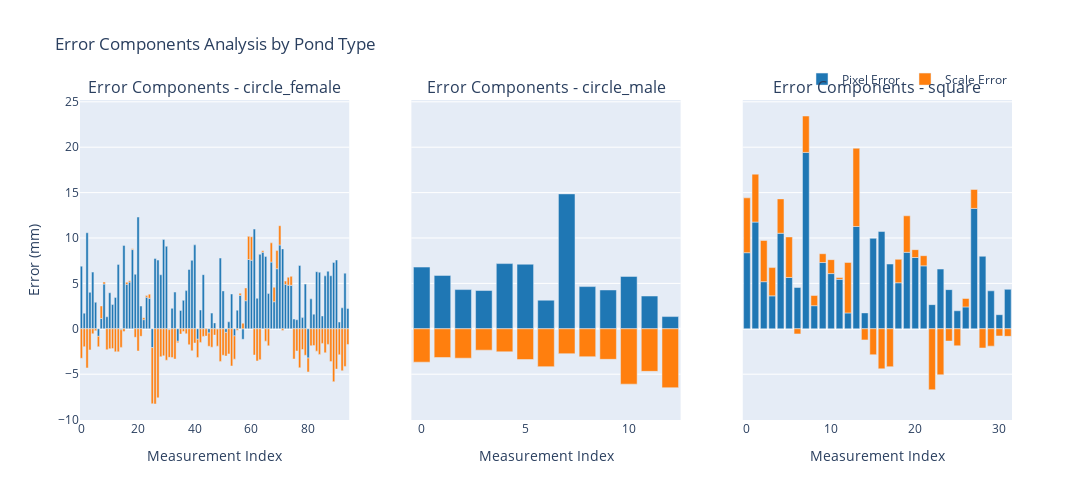

The code cell stored with this chart in its notebook:
### Code cell
# Create plotly subplots for error components bar plots
pond_types = df['Pond_Type'].unique()
n_pond_types = len(pond_types)

# Prepare data for all pond types
pond_data = {}
for pond_type in pond_types:
    df_pond = df[df['Pond_Type'] == pond_type].copy()
    df_pond = df_pond.reset_index(drop=True)
    
    # Calculate error components in mm
    mm_per_px_gt = 10 / df_pond['mean_scale']
    mm_per_px_pred = 10 / df_pond['pred_scale']
    df_pond['pixel_error_mm'] = (df_pond['mean_pixels'] - df_pond['pred_Distance_pixels']) * mm_per_px_gt
    df_pond['scale_error_mm'] = df_pond['mean_pixels'] * (mm_per_px_gt - mm_per_px_pred)
    
    pond_data[pond_type] = df_pond

# Create plotly subplots for error components bar plots
fig_bar = make_subplots(
    rows=1, cols=n_pond_types,
    subplot_titles=[f'Error Components - {pond_type}' for pond_type in pond_types],
    shared_yaxes=True
)

for i, pond_type in enumerate(pond_types):
    df_pond = pond_data[pond_type]
    
    # Add Pixel Error bars
    fig_bar.add_trace(
        go.Bar(
            name='Pixel Error' if i == 0 else '',  # Only show legend for first subplot
            x=df_pond.index,
            y=df_pond['pixel_error_mm'],
            marker_color='#1f77b4',
            showlegend=(i == 0),  # Only show legend for first subplot
            hovertemplate="Image: %{customdata[0]}<br>" +
                         "Prawn ID: %{customdata[1]}<br>" +
                         "Pixel Error: %{y:.2f}mm<extra></extra>",
            customdata=list(zip(df_pond['Label'], df_pond['PrawnID']))
        ),
        row=1, col=i+1
    )
    
    # Add Scale Error bars
    fig_bar.add_trace(
        go.Bar(
            name='Scale Error' if i == 0 else '',  # Only show legend for first subplot
            x=df_pond.index,
            y=df_pond['scale_error_mm'],
            marker_color='#ff7f0e',
            showlegend=(i == 0),  # Only show legend for first subplot
            hovertemplate="Image: %{customdata[0]}<br>" +
                         "Prawn ID: %{customdata[1]}<br>" +
                         "Scale Error: %{y:.2f}mm<extra></extra>",
            customdata=list(zip(df_pond['Label'], df_pond['PrawnID']))
        ),
        row=1, col=i+1
    )

# Update layout
fig_bar.update_layout(
    title='Error Components Analysis by Pond Type',
    barmode='relative',  # Shows stacked bars
    height=500,
    width=1200,
    showlegend=True,
    legend=dict(
        orientation="h",
        yanchor="bottom",
        y=1.02,
        xanchor="right",
        x=1
    )
)

# Update axes
for i in range(n_pond_types):
    fig_bar.update_xaxes(title_text="Measurement Index", row=1, col=i+1)
    if i == 0:  # Only show y-axis title for first subplot
        fig_bar.update_yaxes(title_text="Error (mm)", row=1, col=i+1)

fig_bar.show()

### Figure 1 — Plotly figure (JSON) as saved in the notebook; plotly's stock layout.template omitted (floating-point values rounded to 4 significant figures; data arrays with more than 128 entries replaced by an {"elided": "..."} marker saying what was removed)
{"data": [{"customdata": {"elided": "95x2 str values"}, "hovertemplate": "Image: %{customdata[0]}<br>Prawn ID: %{customdata[1]}<br>Pixel Error: %{y:.2f}mm<extra></extra>", "marker": {"color": "#1f77b4"}, "name": "Pixel Error", "showlegend": true, "type": "bar", "x": [0, 1, 2, 3, 4, 5, 6, 7, 8, 9, 10, 11, 12, 13, 14, 15, 16, 17, 18, 19, 20, 21, 22, 23, 24, 25, 26, 27, 28, 29, 30, 31, 32, 33, 34, 35, 36, 37, 38, 39, 40, 41, 42, 43, 44, 45, 46, 47, 48, 49, 50, 51, 52, 53, 54, 55, 56, 57, 58, 59, 60, 61, 62, 63, 64, 65, 66, 67, 68, 69, 70, 71, 72, 73, 74, 75, 76, 77, 78, 79, 80, 81, 82, 83, 84, 85, 86, 87, 88, 89, 90, 91, 92, 93, 94], "xaxis": "x", "y": [6.9, 1.722, 10.58, 4.014, 6.243, 2.919, -0.8316, 1.135, 4.932, 1.325, 3.972, 2.673, 3.457, 7.093, -0.1049, 9.183, 4.902, 5.147, 8.724, 5.997, 12.31, 2.508, 1.008, 3.483, 3.357, -2.075, 7.75, 7.566, 5.949, 9.829, 9.082, -0.09302, 2.252, 4.048, -1.377, 2.022, 3.134, 4.204, 6.53, 7.54, 9.244, -1.153, 2.072, 5.965, 0.06456, -0.4668, 1.727, 0.6503, -0.03547, 7.788, 4.176, -0.3959, 0.7669, 3.832, -0.7805, 2.052, 3.684, -1.156, 3.094, 7.632, 7.556, 10.98, 3.359, 8.204, 8.432, 7.968, 3.883, 7.349, 2.982, 6.619, 9.231, 8.802, 4.902, 4.801, 4.784, 1.078, 0.9997, 6.972, 1.233, 4.925, -3.223, 3.299, 1.611, 6.292, 6.231, 1.41, 5.83, 6.342, 5.844, 7.313, 7.575, 0.7457, 2.312, 6.131, 2.233], "yaxis": "y"}, {"customdata": {"elided": "95x2 str values"}, "hovertemplate": "Image: %{customdata[0]}<br>Prawn ID: %{customdata[1]}<br>Scale Error: %{y:.2f}mm<extra></extra>", "marker": {"color": "#ff7f0e"}, "name": "Scale Error", "showlegend": true, "type": "bar", "x": [0, 1, 2, 3, 4, 5, 6, 7, 8, 9, 10, 11, 12, 13, 14, 15, 16, 17, 18, 19, 20, 21, 22, 23, 24, 25, 26, 27, 28, 29, 30, 31, 32, 33, 34, 35, 36, 37, 38, 39, 40, 41, 42, 43, 44, 45, 46, 47, 48, 49, 50, 51, 52, 53, 54, 55, 56, 57, 58, 59, 60, 61, 62, 63, 64, 65, 66, 67, 68, 69, 70, 71, 72, 73, 74, 75, 76, 77, 78, 79, 80, 81, 82, 83, 84, 85, 86, 87, 88, 89, 90, 91, 92, 93, 94], "xaxis": "x", "y": [-3.248, -1.964, -4.309, -2.323, -0.5517, -0.2032, -1.14, 1.382, 0.2241, -2.301, -2.192, -2.177, -2.537, -2.54, -1.943, -0.3108, 0.2304, 0.1515, 0.09452, -0.9367, -2.449, -0.8298, 0.2211, 0.1807, 0.4588, -6.182, -8.283, -7.606, -3.075, -2.982, -3.458, -3.054, -3.161, -3.339, -0.1471, -0.5834, -0.3042, -0.5446, -1.75, -2.429, -1.57, -2.002, -1.498, -0.8409, -0.8042, -1.456, -2.028, -0.6959, -1.875, -3.595, -2.916, -2.609, -2.767, -4.091, -2.561, -0.1471, 0.2353, 0.613, 1.409, 2.549, 2.579, -2.889, -3.54, -3.397, 0.1613, -1.36, -1.875, 2.117, 1.586, 1.994, 2.124, -0.1815, 0.3509, 0.8695, 0.9907, -3.33, -2.452, -4.293, -2.281, -2.913, -1.526, -1.872, -1.844, -2.46, -2.82, -1.611, -2.643, -1.719, -3.612, -5.823, -4.439, -2.861, -4.628, -4.147, -1.726], "yaxis": "y"}, {"customdata": [["carapace:undistorted_GX010089_11_236.jpg_gamma", "Prawn_0"], ["carapace:undistorted_GX010089_11_236.jpg_gamma", "Prawn_1"], ["carapace:undistorted_GX010089_11_236.jpg_gamma", "Prawn_2"], ["carapace:undistorted_GX010091_5_149.jpg_gamma", "Prawn_0"], ["carapace:undistorted_GX010091_5_149.jpg_gamma", "Prawn_1"], ["carapace:undistorted_GX010091_5_149.jpg_gamma", "Prawn_2"], ["carapace:undistorted_GX010102_9_165.jpg_gamma", "Prawn_0"], ["carapace:undistorted_GX010102_9_165.jpg_gamma", "Prawn_2"], ["carapace:undistorted_GX010102_9_165.jpg_gamma", "Prawn_3"], ["carapace:undistorted_GX010102_9_165.jpg_gamma", "Prawn_4"], ["carapace:undistorted_GX010102_50_1396.jpg_gamma", "Prawn_0"], ["carapace:undistorted_GX010105_28_816.jpg_gamma", "Prawn_0"], ["carapace:undistorted_GX010105_28_816.jpg_gamma", "Prawn_1"]], "hovertemplate": "Image: %{customdata[0]}<br>Prawn ID: %{customdata[1]}<br>Pixel Error: %{y:.2f}mm<extra></extra>", "marker": {"color": "#1f77b4"}, "name": "", "showlegend": false, "type": "bar", "x": [0, 1, 2, 3, 4, 5, 6, 7, 8, 9, 10, 11, 12], "xaxis": "x2", "y": [6.797, 5.879, 4.318, 4.215, 7.183, 7.113, 3.15, 14.86, 4.649, 4.277, 5.769, 3.61, 1.346], "yaxis": "y2"}, {"customdata": [["carapace:undistorted_GX010089_11_236.jpg_gamma", "Prawn_0"], ["carapace:undistorted_GX010089_11_236.jpg_gamma", "Prawn_1"], ["carapace:undistorted_GX010089_11_236.jpg_gamma", "Prawn_2"], ["carapace:undistorted_GX010091_5_149.jpg_gamma", "Prawn_0"], ["carapace:undistorted_GX010091_5_149.jpg_gamma", "Prawn_1"], ["carapace:undistorted_GX010091_5_149.jpg_gamma", "Prawn_2"], ["carapace:undistorted_GX010102_9_165.jpg_gamma", "Prawn_0"], ["carapace:undistorted_GX010102_9_165.jpg_gamma", "Prawn_2"], ["carapace:undistorted_GX010102_9_165.jpg_gamma", "Prawn_3"], ["carapace:undistorted_GX010102_9_165.jpg_gamma", "Prawn_4"], ["carapace:undistorted_GX010102_50_1396.jpg_gamma", "Prawn_0"], ["carapace:undistorted_GX010105_28_816.jpg_gamma", "Prawn_0"], ["carapace:undistorted_GX010105_28_816.jpg_gamma", "Prawn_1"]], "hovertemplate": "Image: %{customdata[0]}<br>Prawn ID: %{customdata[1]}<br>Scale Error: %{y:.2f}mm<extra></extra>", "marker": {"color": "#ff7f0e"}, "name": "", "showlegend": false, "type": "bar", "x": [0, 1, 2, 3, 4, 5, 6, 7, 8, 9, 10, 11, 12], "xaxis": "x2", "y": [-3.674, -3.162, -3.237, -2.354, -2.532, -3.382, -4.167, -2.738, -3.074, -3.364, -6.095, -4.688, -6.487], "yaxis": "y2"}, {"customdata": [["carapace:undistorted_GX010152_36_378.jpg_gamma", "Prawn_1"], ["carapace:undistorted_GX010152_36_378.jpg_gamma", "Prawn_2"], ["carapace:undistorted_GX010157_68_883", "Prawn_0"], ["carapace:undistorted_GX010157_160_2259", "Prawn_0"], ["carapace:undistorted_GX010157_174_2582.jpg_gamma", "Prawn_0"], ["carapace:undistorted_GX010157_177_2665.jpg_gamma", "Prawn_0"], ["carapace:undistorted_GX010161_54_676.jpg_gamma.jpg_gamma", "Prawn_0"], ["carapace:undistorted_GX010161_136_2267.jpg_gamma.jpg_gamma", "Prawn_0"], ["carapace:undistorted_GX010162_72_927.jpg_gamma.jpg_gamma", "Prawn_0"], ["carapace:undistorted_GX010169_121_1249", "Prawn_0"], ["carapace:undistorted_GX010174_62_790.jpg_gamma", "Prawn_0"], ["carapace:undistorted_GX010174_104_1236", "Prawn_0"], ["carapace:undistorted_GX010175_82_852.jpg_gamma", "Prawn_0"], ["carapace:undistorted_GX010175_215_2644.jpg_gamma", "Prawn_0"], ["carapace:undistorted_GX010175_266_3372.jpg_gamma.jpg_gamma", "Prawn_0"], ["carapace:undistorted_GX010177_232_3047", "Prawn_0"], ["carapace:undistorted_GX010178_107_2118", "Prawn_0"], ["carapace:undistorted_GX010178_107_2118", "Prawn_1"], ["carapace:undistorted_GX010178_114_2258", "Prawn_0"], ["carapace:undistorted_GX010178_172_3604.jpg_gamma", "Prawn_0"], ["carapace:undistorted_GX010178_189_3987.jpg_gamma", "Prawn_0"], ["carapace:undistorted_GX010178_189_3987.jpg_gamma", "Prawn_1"], ["carapace:undistorted_GX010179_88_1697.jpg_gamma", "Prawn_0"], ["carapace:undistorted_GX010180_91_1563", "Prawn_0"], ["carapace:undistorted_GX010180_99_1788", "Prawn_0"], ["carapace:undistorted_GX010181_101_1542", "Prawn_0"], ["carapace:undistorted_GX010183_37_685.jpg_gamma", "Prawn_1"], ["carapace:undistorted_GX010183_37_685.jpg_gamma", "Prawn_2"], ["carapace:undistorted_GX010183_80_1633.jpg_gamma", "Prawn_0"], ["carapace:undistorted_GX010183_80_1633.jpg_gamma", "Prawn_1"], ["carapace:undistorted_GX010183_128_2852.jpg_gamma", "Prawn_0"], ["carapace:undistorted_GX010183_128_2852.jpg_gamma", "Prawn_1"]], "hovertemplate": "Image: %{customdata[0]}<br>Prawn ID: %{customdata[1]}<br>Pixel Error: %{y:.2f}mm<extra></extra>", "marker": {"color": "#1f77b4"}, "name": "", "showlegend": false, "type": "bar", "x": [0, 1, 2, 3, 4, 5, 6, 7, 8, 9, 10, 11, 12, 13, 14, 15, 16, 17, 18, 19, 20, 21, 22, 23, 24, 25, 26, 27, 28, 29, 30, 31], "xaxis": "x3", "y": [8.382, 11.76, 5.189, 3.627, 10.52, 5.654, 4.549, 19.43, 2.544, 7.299, 6.082, 5.45, 1.748, 11.27, 1.753, 9.964, 10.71, 7.136, 5.068, 8.424, 7.851, 6.931, 2.66, 6.578, 4.313, 1.985, 2.411, 13.26, 7.986, 4.182, 1.553, 4.347], "yaxis": "y3"}, {"customdata": [["carapace:undistorted_GX010152_36_378.jpg_gamma", "Prawn_1"], ["carapace:undistorted_GX010152_36_378.jpg_gamma", "Prawn_2"], ["carapace:undistorted_GX010157_68_883", "Prawn_0"], ["carapace:undistorted_GX010157_160_2259", "Prawn_0"], ["carapace:undistorted_GX010157_174_2582.jpg_gamma", "Prawn_0"], ["carapace:undistorted_GX010157_177_2665.jpg_gamma", "Prawn_0"], ["carapace:undistorted_GX010161_54_676.jpg_gamma.jpg_gamma", "Prawn_0"], ["carapace:undistorted_GX010161_136_2267.jpg_gamma.jpg_gamma", "Prawn_0"], ["carapace:undistorted_GX010162_72_927.jpg_gamma.jpg_gamma", "Prawn_0"], ["carapace:undistorted_GX010169_121_1249", "Prawn_0"], ["carapace:undistorted_GX010174_62_790.jpg_gamma", "Prawn_0"], ["carapace:undistorted_GX010174_104_1236", "Prawn_0"], ["carapace:undistorted_GX010175_82_852.jpg_gamma", "Prawn_0"], ["carapace:undistorted_GX010175_215_2644.jpg_gamma", "Prawn_0"], ["carapace:undistorted_GX010175_266_3372.jpg_gamma.jpg_gamma", "Prawn_0"], ["carapace:undistorted_GX010177_232_3047", "Prawn_0"], ["carapace:undistorted_GX010178_107_2118", "Prawn_0"], ["carapace:undistorted_GX010178_107_2118", "Prawn_1"], ["carapace:undistorted_GX010178_114_2258", "Prawn_0"], ["carapace:undistorted_GX010178_172_3604.jpg_gamma", "Prawn_0"], ["carapace:undistorted_GX010178_189_3987.jpg_gamma", "Prawn_0"], ["carapace:undistorted_GX010178_189_3987.jpg_gamma", "Prawn_1"], ["carapace:undistorted_GX010179_88_1697.jpg_gamma", "Prawn_0"], ["carapace:undistorted_GX010180_91_1563", "Prawn_0"], ["carapace:undistorted_GX010180_99_1788", "Prawn_0"], ["carapace:undistorted_GX010181_101_1542", "Prawn_0"], ["carapace:undistorted_GX010183_37_685.jpg_gamma", "Prawn_1"], ["carapace:undistorted_GX010183_37_685.jpg_gamma", "Prawn_2"], ["carapace:undistorted_GX010183_80_1633.jpg_gamma", "Prawn_0"], ["carapace:undistorted_GX010183_80_1633.jpg_gamma", "Prawn_1"], ["carapace:undistorted_GX010183_128_2852.jpg_gamma", "Prawn_0"], ["carapace:undistorted_GX010183_128_2852.jpg_gamma", "Prawn_1"]], "hovertemplate": "Image: %{customdata[0]}<br>Prawn ID: %{customdata[1]}<br>Scale Error: %{y:.2f}mm<extra></extra>", "marker": {"color": "#ff7f0e"}, "name": "", "showlegend": false, "type": "bar", "x": [0, 1, 2, 3, 4, 5, 6, 7, 8, 9, 10, 11, 12, 13, 14, 15, 16, 17, 18, 19, 20, 21, 22, 23, 24, 25, 26, 27, 28, 29, 30, 31], "xaxis": "x3", "y": [6.038, 5.277, 4.539, 3.115, 3.783, 4.465, -0.5646, 4.01, 1.119, 0.9701, 1.532, 0.1998, 5.561, 8.621, -1.225, -2.856, -4.412, -4.175, 2.584, 4.021, 0.8644, 1.122, -6.71, -5.068, -1.35, -1.873, 0.929, 2.09, -2.113, -1.91, -0.7896, -0.8322], "yaxis": "y3"}], "layout": {"annotations": [{"font": {"size": 16}, "showarrow": false, "text": "Error Components - circle_female", "x": 0.1444, "xanchor": "center", "xref": "paper", "y": 1, "yanchor": "bottom", "yref": "paper"}, {"font": {"size": 16}, "showarrow": false, "text": "Error Components - circle_male", "x": 0.5, "xanchor": "center", "xref": "paper", "y": 1, "yanchor": "bottom", "yref": "paper"}, {"font": {"size": 16}, "showarrow": false, "text": "Error Components - square", "x": 0.8556, "xanchor": "center", "xref": "paper", "y": 1, "yanchor": "bottom", "yref": "paper"}], "barmode": "relative", "height": 500, "legend": {"orientation": "h", "x": 1, "xanchor": "right", "y": 1.02, "yanchor": "bottom"}, "showlegend": true, "title": {"text": "Error Components Analysis by Pond Type"}, "width": 1200, "xaxis": {"anchor": "y", "domain": [0, 0.2889], "title": {"text": "Measurement Index"}}, "xaxis2": {"anchor": "y2", "domain": [0.3556, 0.6444], "title": {"text": "Measurement Index"}}, "xaxis3": {"anchor": "y3", "domain": [0.7111, 1], "title": {"text": "Measurement Index"}}, "yaxis": {"anchor": "x", "domain": [0, 1], "title": {"text": "Error (mm)"}}, "yaxis2": {"anchor": "x2", "domain": [0, 1], "matches": "y", "showticklabels": false}, "yaxis3": {"anchor": "x3", "domain": [0, 1], "matches": "y", "showticklabels": false}}}
